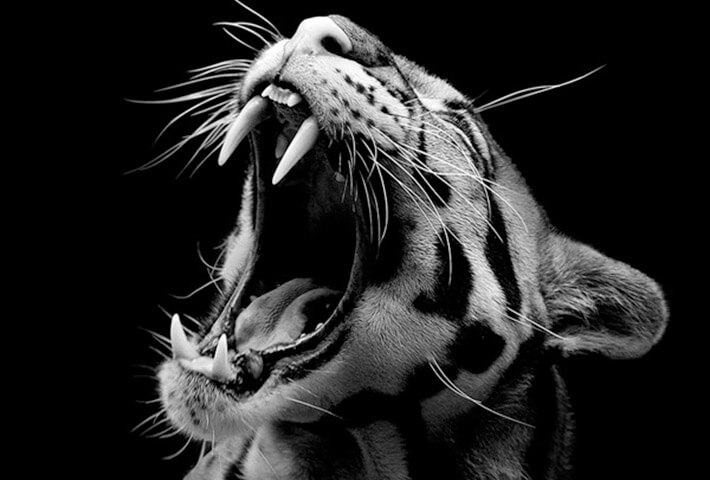
#> input picture high_contrast.jpeg, 710 x 480 px
$ python ascii_img.py
#> lines starting #> are read from the running program, lines starting #| are printed output that depends on the picture
import cv2
import math

# Some Ascii Character lists
ascii_long = "$@B%8&WM#*oahkbdpqwmZO0QLCJUYXzcvunxrjft/\|()1[]?-_+~<>i!lI;:,^'. "
ascii_short = "  .:-=+*#%@"
ascii_short_rev = "@%#*+=-:.    "

# Reads the image and first converts it to grayscale
img = cv2.imread('high_contrast.jpeg', cv2.IMREAD_COLOR)
#> img is the input picture: shape (480, 710, 3); min 0, max 255, mean 37.4
img_gray = cv2.imread('high_contrast.jpeg', cv2.IMREAD_GRAYSCALE)
#> img_gray: shape (480, 710); min 0, max 255, mean 37.4

# Getting the shape of the image
x, y, d = img.shape
#> x = 480; y = 710; d = 3

# The pixel size variable determines how detailed the image in ASCII will be, 1 means each pixel is converted to ascii,
# while 5 would mean each 5x5 pixel area would be converted
pixel_size = 1

# Uncomment the line below to have a view of the original show up
#cv2.imshow('Original', img)
char_rows = []

# Loops through every second pixel (* pixel size if not one) in X direction. Every second is used since most fonts show characters as taller than wide by about 2
for x_val in range(0, x, pixel_size*2):
    char_cols = []
    # Loop through every pixel in Y direction by pixel size increments
    for y_val in range(0, y, pixel_size):
        px_color = img[x_val, y_val]
        gray_px = img_gray[x_val, y_val]
        # Find the single ASCII char that best represents the gray color of the pixel
        single_char = ascii_short_rev[math.floor((gray_px//len(ascii_short_rev))/2.5) - 1]
        char_cols.append(single_char)
        localmax_x = x_val + pixel_size*2
        localmax_y = y_val + pixel_size
        img[x_val:localmax_x, y_val:localmax_y] = px_color
    char_rows.append(''.join(char_cols))
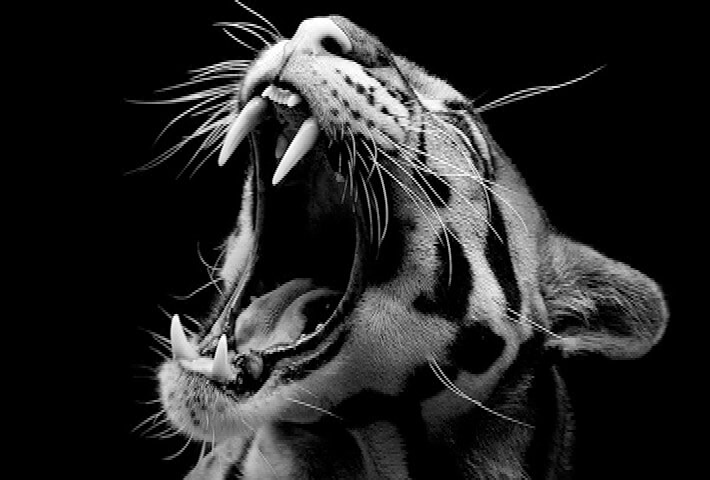
#> img: shape (480, 710, 3); min 0, max 255, mean 37.3
#> after the loop, char_rows = 240 items

# Saves ASCII characters to a text file
formatted_for_save = '\n'.join(char_rows)
text_file = open('ascii_img.txt', 'w+')
text_file.write(formatted_for_save)
text_file.close()

# Shows the pixelated view of the image, to the level of pixelation determined by pixel_size
cv2.imshow('Pixelated', img)
# Press any key to terminate the program
cv2.waitKey(0)
cv2.destroyAllWindows()
